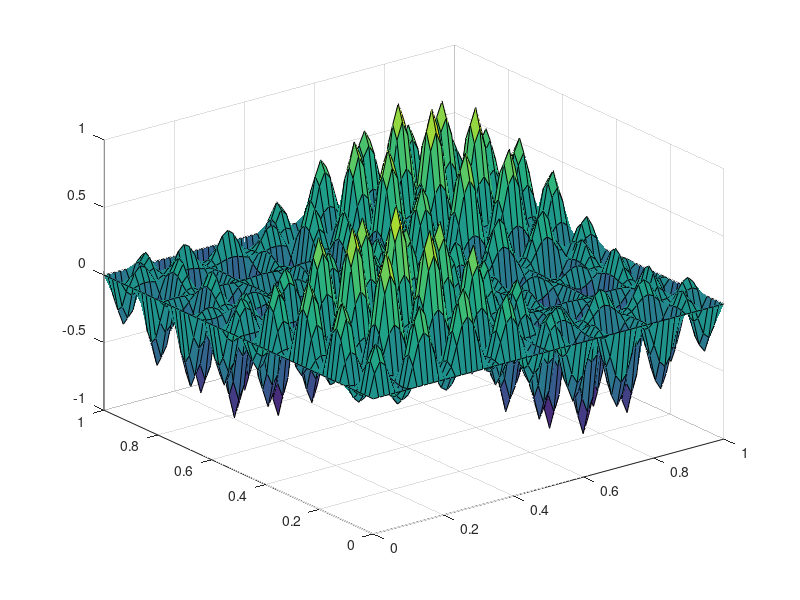

The MATLAB script that drew this image: (Note: this script raises an error after producing the figure.)
n = 2^6; %Numero intervalli di griglia in ciascuna dimensione
Params.smoother = 'J'; %J = CS-Jacobi, GS = CS-Gauss-Seidel
Params.expand = 1; %Flag espansione nel CS: 1 --> espansione, altrimenti --> no espansione
Params.fmgstep = 2;
global problem
problem = 'mins-null';

%Parametri CS
delta = 1e-4; %Forse 1e-5 per fig 4
Params.red = .25; Params.aug = 1; Params.tol = 1e-5; Params.maxit = 1000;
%Parametri multigrid
Params.nu0 = 1; Params.nu1 = 3; Params.nu2 = 3; 
Params.lmin = 3;
Params.C = 4;

fprintf('\n');
fprintf('Problem: %s, Size: %d, Solver: %s, Tol: %.4e \n',...
         problem,(n-1)^2,Params.smoother,Params.tol);
% if Params.approx == 0, fprintf('Classical surrogate \n'); 
% else fprintf('Approximate surrogate \n'); end
%fprintf('\n');

xx = linspace(0,1,n+1);
[X,Y] = meshgrid(xx,xx);

x0.sol = zeros(n+1,n+1); x0.ubound = zeros(n+1,n+1); x0.lbound = zeros(n+1,n+1);
%x0.sol(2:end-1,2:end-1) = ones(n-1,n-1); %Soluzione iniziale
xsin = 0.5*(sin(2*pi*X)+sin(16*pi*X));
ysin = 0.5*(sin(2*pi*Y)+sin(16*pi*Y));
x0.sol = xsin.*ysin;
%subplot(1,2,1); 
surf(X,Y,x0.sol); xlim([0 1]); ylim([0 1]); pause;

%Definisco obiettivo, gradiente, update, condizioni al bordo, C euristica
switch problem
    case 'p2d'
        
        e = ones(n-1,1);
        L = spdiags([-e 2*e -e], -1:1, n-1, n-1);
        A = n^2*(kron(L,eye(n-1))+kron(eye(n-1),L));
        %Soluzione esatta
        b = 2*((1-6*X.^2).*Y.^2.*(1-Y.^2)+(1-6*Y.^2).*X.^2.*(1-X.^2)); b = b(2:end-1,2:end-1);
        h = 1/n; rhs = 1*b(:);
        xes = zeros(n+1,n+1); xes(2:end-1,2:end-1) = reshape(A\rhs,n-1,n-1);
        xAnalit = (X.^2-X.^4).*(Y.^4-Y.^2); 
        errDiscInf = norm(xes(:)-xAnalit(:),'inf');
        errDiscL2D = h*norm(xes(:)-xAnalit(:));
        fprintf('Discretization error: inf-norm %.4e, L2D-norm %.4e \n',errDiscInf,errDiscL2D);
        
        x_int = [0 1]; y_int = [0 1];
        x0.ubound(1:end,1:end) = +inf; x0.lbound(1:end,1:end) = -inf;
        f = @(x) P2D_f(x); g = @(x) P2D_g(x); %Params.C = 2^2;
        update = @(z,i,j,dim,stepP,stepM) P2D_update(z,i,j,dim,stepP,stepM);
        surr = @(z,xt,i,j,dim,stepP,stepM) P2D_surr(z,xt,i,j,dim,stepP,stepM);
                
    case 'mins-sb'
        x_int = [0 1]; y_int = [0 1];
        x0.ubound(1:end,1:end) = +inf; x0.lbound(1:end,1:end) = -inf;
        f = @(x) mins_f(x); g = @(x) mins_g(x); %Params.C = 2^2;
        update = @(z,i,j,dim,stepP,stepM) mins_update(z,i,j,dim,stepP,stepM);
        surr = @(z,xt,i,j,dim,stepP,stepM) mins_surr(z,xt,i,j,dim,stepP,stepM);
        bc = xx.*(1-xx); x0.sol(1,:) = bc; x0.sol(end,:) = bc;
        
    case 'mins-lin'
        x_int = [0 1]; y_int = [0 1];
        x0.ubound(1:end,1:end) = +inf; x0.lbound(1:end,1:end) = -inf;
        f = @(x) mins_f(x); g = @(x) mins_g(x); %Params.C = 2^2;
        update = @(z,i,j,dim,stepP,stepM) mins_update(z,i,j,dim,stepP,stepM);
        surr = @(z,xt,i,j,dim,stepP,stepM) mins_surr(z,xt,i,j,dim,stepP,stepM);
        Z = 1+2*X+3*Y; xes = Z; h = 1/n;
        x0.sol(1,:) = Z(1,:); x0.sol(end,:) = Z(end,:);
        x0.sol(:,1) = Z(:,1); x0.sol(:,end) = Z(:,end);
        
    case 'mins-null'
        x_int = [0 1]; y_int = [0 1];
        x0.ubound(1:end,1:end) = +inf; x0.lbound(1:end,1:end) = -inf;
        f = @(x) mins_f(x); g = @(x) mins_g(x); %Params.C = 2^2;
        update = @(z,i,j,dim,stepP,stepM) mins_update(z,i,j,dim,stepP,stepM);
        surr = @(z,xt,i,j,dim,stepP,stepM) mins_surr(z,xt,i,j,dim,stepP,stepM);
        Z = zeros(n+1,n+1); xes = Z; h = 1/n;
        x0.sol(1,:) = Z(1,:); x0.sol(end,:) = Z(end,:);
        x0.sol(:,1) = Z(:,1); x0.sol(:,end) = Z(:,end);
       
    case 'dssc'
        lambda = 5;
        x_int = [0 1]; y_int = [0 1];
        x0.ubound(1:end,1:end) = +inf; x0.lbound(1:end,1:end) = -inf;
        f = @(x) dssc_f(x,lambda); g = @(x) dssc_g(x,lambda); %Params.C = 2^2;
        update = @(z,i,j,dim,stepP,stepM) dssc_update(z,i,j,dim,stepP,stepM,lambda);
        surr = @(z,xt,i,j,dim,stepP,stepM) dssc_surr(z,xt,i,j,dim,stepP,stepM,lambda);
    
    case 'morebv'
        x_int = [0 1]; y_int = [0 1];
        x0.ubound(1:end,1:end) = +inf; x0.lbound(1:end,1:end) = -inf;
        f = @(x) morebv_f(x); g = @(x) morebv_g(x); %Params.C = 2^2;
        update = @(z,i,j,dim,stepP,stepM) morebv_update(z,i,j,dim,stepP,stepM);
        surr = @(z,xt,i,j,dim,stepP,stepM) morebv_surr(z,xt,i,j,dim,stepP,stepM);
        
    case 'tutorial'
        xes = (X.^2-X.^3).*sin(3*pi*Y); h = 1/n;
        
        x_int = [0 1]; y_int = [0 1];
        x0.ubound(1:end,1:end) = +inf; x0.lbound(1:end,1:end) = -inf;
        f = @(x) tutorial_f(x); g = @(x) tutorial_g(x); %Params.C = 2^2;
        update = @(z,i,j,dim,stepP,stepM) tutorial_update(z,i,j,dim,stepP,stepM);
        surr = @(z,xt,i,j,dim,stepP,stepM) tutorial_surr(z,xt,i,j,dim,stepP,stepM);
        
    case 'dpjb'
        x_int = [0 2*pi]; y_int = [0 20];
        x0.ubound(1:end,1:end) = +inf; x0.lbound(1:end,1:end) = 0;
        f = @(x) dpjb_f(x); g = @(x) dpjb_g(x); %Params.C = 2^2;
        update = @(z,i,j,dim,stepP,stepM) dpjb_update(z,i,j,dim,stepP,stepM);
        surr = @(z,xt,i,j,dim,stepP,stepM) dpjb_surr(z,xt,i,j,dim,stepP,stepM);
    
    otherwise
        error('Please input a valid problem name');
end
fprintf('\n Fval0: %.15e \n',f(x0.sol));

Params.approx = 0; fprintf('\n'); fprintf('Classical surrogate \n'); 
fprintf('-------------------\n');
tmain_1 = tic;
[xF1,costTot] = VOpt_m(x0,f,g,delta,Params,update,surr);
time1 = toc(tmain_1);
fprintf('\n'); fprintf('Fevals: %.4e Fval: %.15e Time: %.2e \n',costTot,f(xF1.sol),time1);
if strcmp(problem,'p2d') || strcmp(problem,'tutorial') || strcmp(problem,'mins-lin');
    fprintf('Inf-error: %.4e, L2D-error: %.4e \n',norm(xes(:)-xF1.sol(:),'inf'),h*norm(xes(:)-xF1.sol(:)));
end

% Params.approx = 1; fprintf('\n'); fprintf('Approximate surrogate \n');
% fprintf('---------------------\n');
% tmain_2 = tic;
% [xF2,costTot] = VOpt_m(x0,f,g,delta,Params,update,surr);
% time2 = toc(tmain_2);
% fprintf('\n'); fprintf('Fevals: %.4e Fval: %.15e Time: %.2e \n',costTot,f(xF2.sol),time2);
% if strcmp(problem,'p2d') || strcmp(problem,'tutorial') || strcmp(problem,'mins-lin');
%     fprintf('Inf-error: %.4e, L2D-error: %.4e \n',norm(xes(:)-xF2.sol(:),'inf'),h*norm(xes(:)-xF2.sol(:)));
% end

% fprintf('\n'); fprintf('||x_clas - x_appr||_inf = %.4e, t_appr/t_clas = %.2e \n',norm(xF1.sol(:)-xF2.sol(:),'inf'),time2/time1);
% fprintf('\n');
% % Plot della soluzione
 [X,Y] = meshgrid(linspace(x_int(1),x_int(2),n+1),linspace(y_int(1),y_int(2),n+1)); 
 surf(X,Y,xF1.sol); xlim(x_int); ylim(y_int);